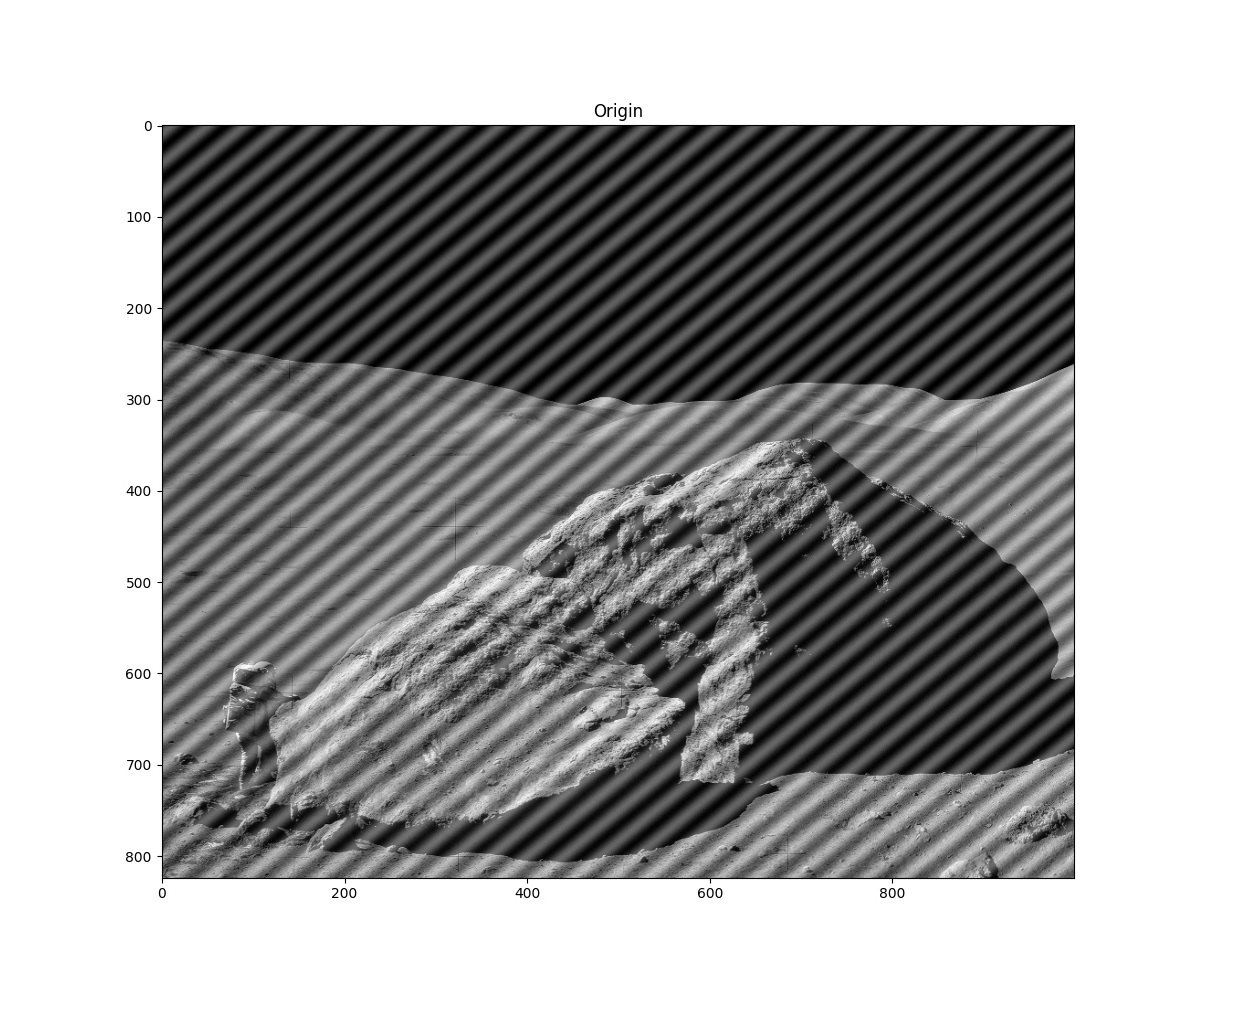

Write the Python code that produced this figure.
"""
Reference :
將plt.show()關閉
https://www.coder.work/article/4933595

"""
import numpy as np
import matplotlib.pyplot as plt
import pylab
from HW4_2_function import Butterworth_Lowpass
from HW4_2_function import show_img

#測試圖片 : "car-moire-pattern.tif"、"astronaut-interference.tif"
img = plt.imread("car-moire-pattern.tif")
print("img.shape : {}".format(img.shape))
show_img(np.abs(img), "Origin", "gray")



#FFT
img_ft = np.fft.fft2(img)

# plt.figure()
# plt.imshow(np.log(np.abs(img_ft)), cmap = "gray")
# plt.title("FFT")


img_ft = np.fft.fftshift(img_ft)
#noise location
array_NL = np.zeros((8, 2))  
array_NL[0][0] = 38; array_NL[0][1] = 110
array_NL[1][0] = 80; array_NL[1][1] = 113
array_NL[2][0] = 160; array_NL[2][1] = 113
array_NL[3][0] = 202; array_NL[3][1] = 113
array_NL[4][0] = 206; array_NL[4][1] = 56
array_NL[5][0] = 164; array_NL[5][1] = 57
array_NL[6][0] = 84; array_NL[6][1] = 54
array_NL[7][0] = 43; array_NL[7][1] = 54
#noise location




# for i in range(8):
#     temp_x = int(array_NL[i][0])
#     temp_y = int(array_NL[i][1])
#     print("img_ft[{}, {}] : {}".format(temp_x, temp_y, img_ft[temp_x, temp_y]))
#     print("np.abs(img_ft[{}, {}]) : {}".format(temp_x, temp_y, np.abs(img_ft[temp_x, temp_y])))
#     print("np.log(abs(img_ft[{}, {}])) : {}".format(temp_x, temp_y, np.log(np.abs(img_ft[temp_x, temp_y]))))


"""
temp_x = int(array_NL[0][0])
temp_y = int(array_NL[0][1])
print("img_ft[{}, {}] : {}".format(temp_x, temp_y, img_ft[temp_x, temp_y]))
print("np.abs(img_ft[{}, {}]) : {}".format(temp_x, temp_y, np.abs(img_ft[temp_x, temp_y])))
print("np.log(abs(img_ft[{}, {}])) : {}".format(temp_x, temp_y, np.log(np.abs(img_ft[temp_x, temp_y]))))
img_ft[temp_x, temp_y] = 0
print("img_ft[{}, {}] : {}".format(temp_x, temp_y, img_ft[temp_x, temp_y]))
print("np.abs(img_ft[{}, {}]) : {}".format(temp_x, temp_y, np.abs(img_ft[temp_x, temp_y])))
print("np.log(abs(img_ft[{}, {}])) : {}".format(temp_x, temp_y, np.log(np.abs(img_ft[temp_x, temp_y]))))

"""


# plt.figure()
# plt.imshow(np.abs(img_ft), cmap = "gray")
# plt.title("FFT(shifted)")

plt.figure()
plt.imshow(np.log(np.abs(img_ft)), cmap = "gray")
plt.title("FFT(shifted)")





# print("nnp.max(np.log(img_ft))) : {}".format(np.max(np.log(np.abs(img_ft)))))
# print("np.min(np.log(img_ft))) : {}".format(np.min(np.abs(img_ft))))
#FFT

#Butterworth
P = img.shape[0]
Q = img.shape[1]
Bw_lowpass = np.zeros((P, Q))
for i in range(8):

    m = int(array_NL[i][0])
    n = int(array_NL[i][1])
    D0 = 12
    N = 6
    temp_Bw_lowpass = Butterworth_Lowpass(P, Q, D0, N, m, n)
    Bw_lowpass = Bw_lowpass + temp_Bw_lowpass

#Butterworth
# plt.figure()
# plt.imshow(Bw_lowpass, "gray")
# plt.title("Butterworth Lowpass")

Bw_highpass = 1 - Bw_lowpass
# plt.figure()
# plt.imshow(Bw_highpass, "gray")
# plt.title("Butterworth Highpass")

img_ft = img_ft * Bw_highpass


# plt.figure()
# plt.imshow(np.abs(img_ft), cmap = "gray")
# plt.title("FFT(shifted) after highpass")

plt.figure()
plt.imshow(np.log(np.abs(img_ft)), cmap = "gray")
plt.title("FFT(shifted) after highpass")




"""
test = np.zeros((P, Q))
for i in range(20, 40):
    for j in range(30, 50):
        test[i][j] = 1

test = 1 - test
plt.figure()
plt.imshow(test, "gray")
plt.title("test")

img_ft = img_ft * test
plt.figure()
plt.imshow(np.log(np.abs(img_ft)), cmap = "gray")
plt.title("FFT(shifted) after test")

img_back = np.fft.ifft2(img_ft)
plt.figure()
plt.imshow(np.abs(img_back), cmap = "gray")
plt.title("test")

for i in range(20, 40):
    for j in range(30, 50):
        print("img_ft[{}][{}] : {}".format(i, j, img_ft[i][j]))

"""

img_back = np.fft.ifft2(img_ft)
show_img(np.abs(img_back), "RESULT", "gray")


plt.show()

#圖片秀60秒後關閉
"""
plt.show(block=False)
plt.pause(60) # 60 seconds, I use 1 usually
plt.close("all")
"""
#圖片秀60秒後關閉
